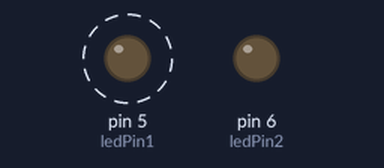
This sketch was run on a simulated Arduino Uno, built with avr-gcc and run on an emulated ATmega328P. Shown: output pins drawn as LEDs (lit = HIGH). Dashed ring = blinking.

Above: at 0.02 s.
At 2.92 s:
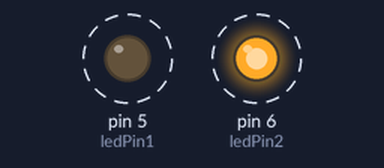
Timing chart, 0 to 3.2 s (numbered marks = the images above):
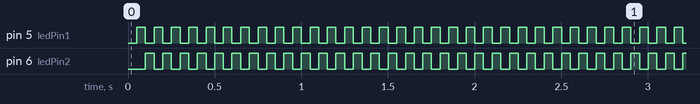

The sketch:

test.ino
```cpp
const int ledPin1 =  5;// the number of the LED pin
const int ledPin2 =  6;// the number of the LED pin

// Variables will change:
int ledState1 = LOW;             // ledState used to set the LED
int ledState2 = HIGH;

unsigned long previousMillis = 0;        // will store last time LED was updated
const long interval = 50;           // interval at which to blink (milliseconds)

void setup() {
  // set the digital pin as output:
  pinMode(ledPin1, OUTPUT);
  pinMode(ledPin2, OUTPUT);
}

void loop() {
  unsigned long currentMillis = millis();

  if (currentMillis - previousMillis >= interval) {
    previousMillis = currentMillis;

    if (ledState1 == LOW) {
      ledState1 = HIGH;
      ledState2 = LOW;
    } else {
      ledState1 = LOW;
      ledState2 = HIGH;
    }
    digitalWrite(ledPin1, ledState1);
    digitalWrite(ledPin2, ledState2);
  }
}
```

Measured:
- by itself, pin 5 (ledPin1), pin 6 (ledPin2): alternates HIGH for 0.05 s and LOW for 0.05 s
